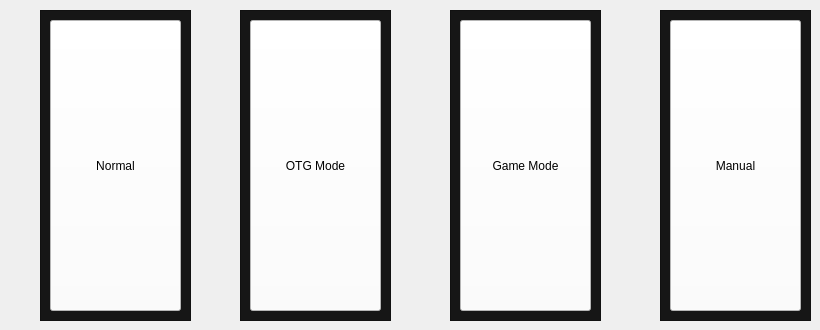
       <widget class="QWidget" name="page">
        <widget class="QFrame" name="frame_2">
         <property name="geometry">
          <rect>
           <x>40</x>
           <y>10</y>
           <width>151</width>
           <height>311</height>
          </rect>
         </property>
         <property name="styleSheet">
          <string notr="true">QFrame{
	background-color: rgb(22,22,22);
}</string>
         </property>
         <property name="frameShape">
          <enum>QFrame::StyledPanel</enum>
         </property>
         <property name="frameShadow">
          <enum>QFrame::Raised</enum>
         </property>
         <widget class="QPushButton" name="normal_btn">
          <property name="geometry">
           <rect>
            <x>10</x>
            <y>10</y>
            <width>131</width>
            <height>291</height>
           </rect>
          </property>
          <property name="styleSheet">
           <string notr="true">QPushButton{
	background-color: white;
}

QPushButton:hover{
	background-color: rgb(192, 191, 188);
}</string>
          </property>
          <property name="text">
           <string>Normal</string>
          </property>
         </widget>
        </widget>
        <widget class="QFrame" name="frame_3">
         <property name="geometry">
          <rect>
           <x>240</x>
           <y>10</y>
           <width>151</width>
           <height>311</height>
          </rect>
         </property>
         <property name="styleSheet">
          <string notr="true">QFrame{
	background-color: rgb(22,22,22);
}</string>
         </property>
         <property name="frameShape">
          <enum>QFrame::StyledPanel</enum>
         </property>
         <property name="frameShadow">
          <enum>QFrame::Raised</enum>
         </property>
         <widget class="QPushButton" name="otg_btn">
          <property name="geometry">
           <rect>
            <x>10</x>
            <y>10</y>
            <width>131</width>
            <height>291</height>
           </rect>
          </property>
          <property name="styleSheet">
           <string notr="true">QPushButton{
	background-color: white;
}

QPushButton:hover{
	background-color: rgb(192, 191, 188);
}</string>
          </property>
          <property name="text">
           <string>OTG Mode</string>
          </property>
         </widget>
        </widget>
        <widget class="QFrame" name="frame_4">
         <property name="geometry">
          <rect>
           <x>450</x>
           <y>10</y>
           <width>151</width>
           <height>311</height>
          </rect>
         </property>
         <property name="styleSheet">
          <string notr="true">QFrame{
	background-color: rgb(22,22,22);
}</string>
         </property>
         <property name="frameShape">
          <enum>QFrame::StyledPanel</enum>
         </property>
         <property name="frameShadow">
          <enum>QFrame::Raised</enum>
         </property>
         <widget class="QPushButton" name="game_btn">
          <property name="geometry">
           <rect>
            <x>10</x>
            <y>10</y>
            <width>131</width>
            <height>291</height>
           </rect>
          </property>
          <property name="styleSheet">
           <string notr="true">QPushButton{
	background-color: white;
}

QPushButton:hover{
	background-color: rgb(192, 191, 188);
}</string>
          </property>
          <property name="text">
           <string>Game Mode</string>
          </property>
          <property name="autoDefault">
           <bool>false</bool>
          </property>
          <property name="default">
           <bool>false</bool>
          </property>
          <property name="flat">
           <bool>false</bool>
          </property>
         </widget>
        </widget>
        <widget class="QFrame" name="frame_5">
         <property name="geometry">
          <rect>
           <x>660</x>
           <y>10</y>
           <width>151</width>
           <height>311</height>
          </rect>
         </property>
         <property name="styleSheet">
          <string notr="true">QFrame{
	background-color: rgb(22,22,22);
}</string>
         </property>
         <property name="frameShape">
          <enum>QFrame::StyledPanel</enum>
         </property>
         <property name="frameShadow">
          <enum>QFrame::Raised</enum>
         </property>
         <widget class="QPushButton" name="manual_btn">
          <property name="geometry">
           <rect>
            <x>10</x>
            <y>10</y>
            <width>131</width>
            <height>291</height>
           </rect>
          </property>
          <property name="styleSheet">
           <string notr="true">QPushButton{
	background-color: white;
}

QPushButton:hover{
	background-color: rgb(192, 191, 188);
}</string>
          </property>
          <property name="text">
           <string>Manual</string>
          </property>
         </widget>
        </widget>
       </widget>
